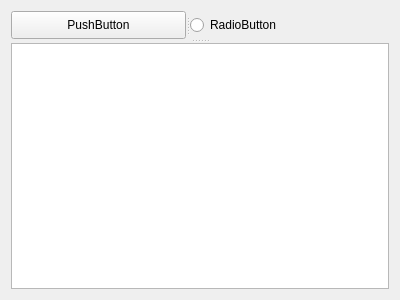
<?xml version="1.0" encoding="UTF-8"?>
<ui version="4.0">
 <class>test2</class>
 <widget class="QWidget" name="test2">
  <property name="geometry">
   <rect>
    <x>0</x>
    <y>0</y>
    <width>400</width>
    <height>300</height>
   </rect>
  </property>
  <property name="windowTitle">
   <string>test2</string>
  </property>
  <layout class="QGridLayout" name="gridLayout">
   <item row="0" column="0">
    <widget class="QSplitter" name="splitter_2">
     <property name="orientation">
      <enum>Qt::Vertical</enum>
     </property>
     <widget class="QSplitter" name="splitter">
      <property name="orientation">
       <enum>Qt::Horizontal</enum>
      </property>
      <widget class="QPushButton" name="pushButton">
       <property name="text">
        <string>PushButton</string>
       </property>
      </widget>
      <widget class="QRadioButton" name="radioButton">
       <property name="text">
        <string>RadioButton</string>
       </property>
      </widget>
     </widget>
     <widget class="QListView" name="listView"/>
    </widget>
   </item>
  </layout>
 </widget>
 <layoutdefault spacing="6" margin="11"/>
 <resources/>
 <connections/>
</ui>
